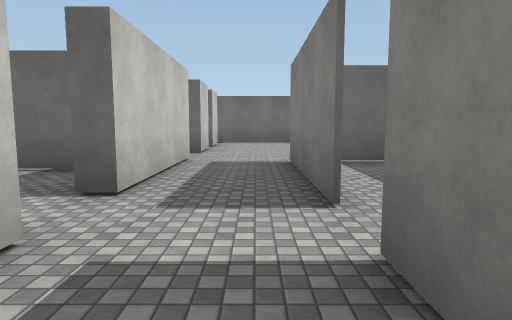
view 1 (above)

24 first-person views from a walk through a scene from a Unity 3-D project. The camera is 1.5 m above the floor, tilts 6° down and sees 75° across. The floor is counted in squares, 2.22 m on a side. Each view is taken from the middle of a square. On the plan, view 1 faces up. The plan holds only what a view shows up to about 10 squares ahead; the rest is blank. The place goes on beyond the plan. The player character is not drawn. Surface patterns are stand-ins for the level's own textures.

view 2
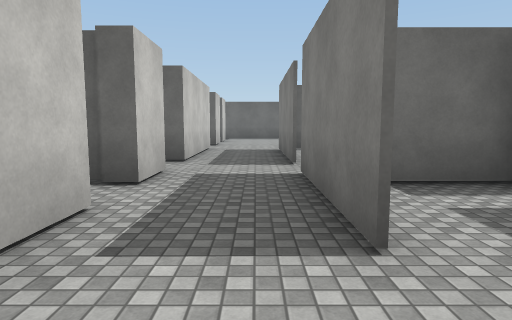

view 3
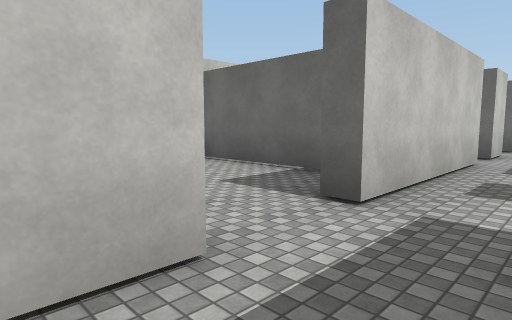

view 4
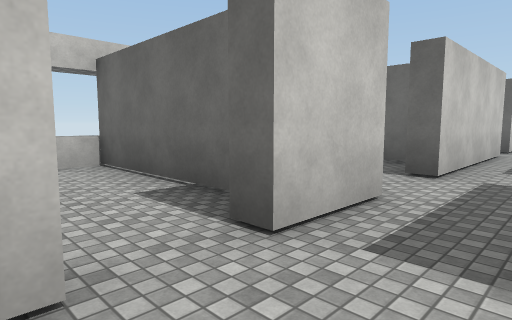

view 5
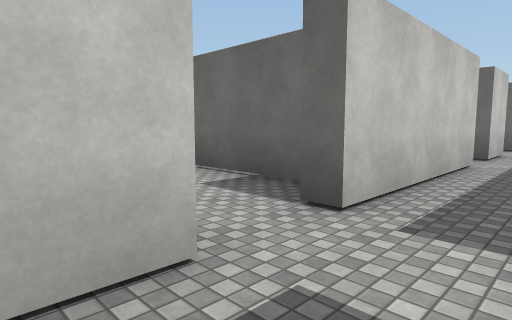

view 6
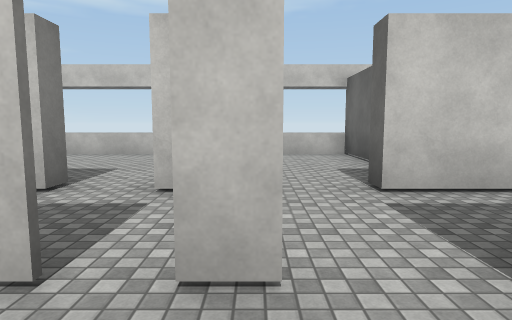

view 7
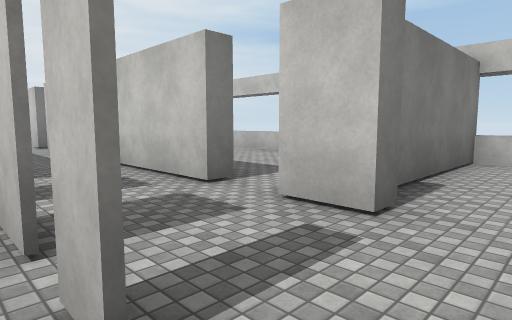

view 8
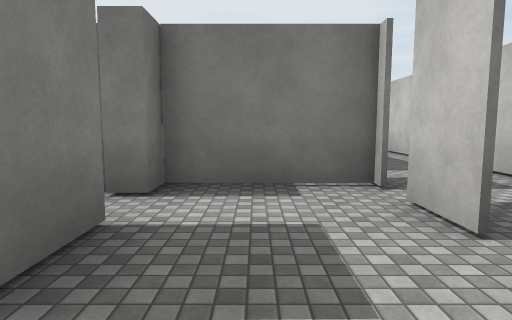

view 9
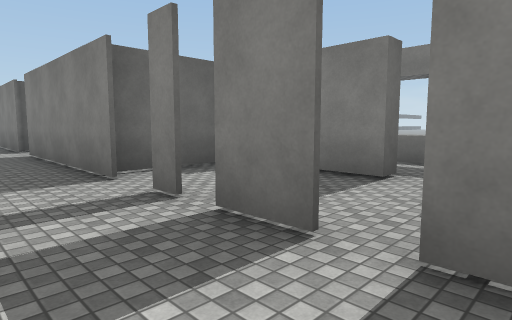

view 10
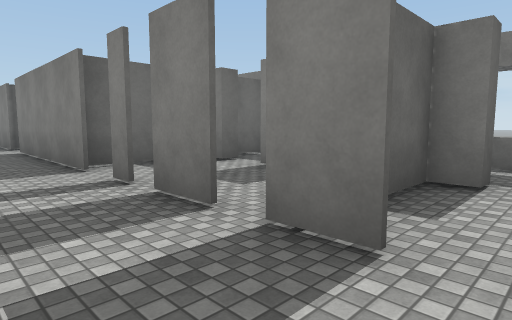

view 11
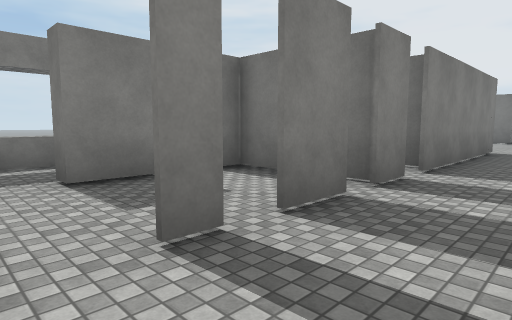

view 12
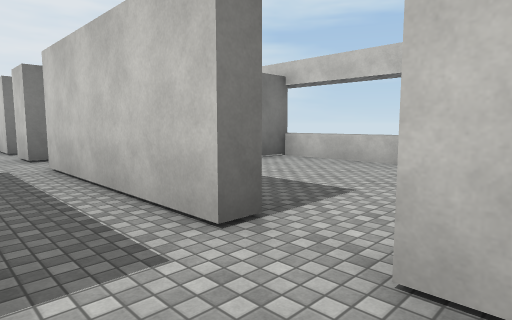

view 13
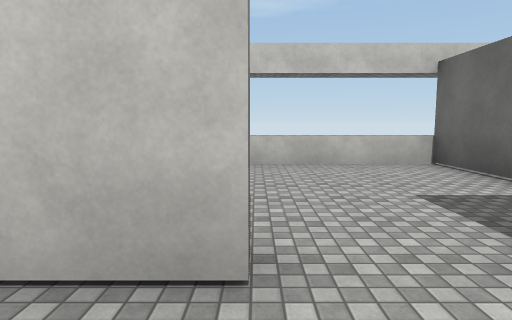

view 14
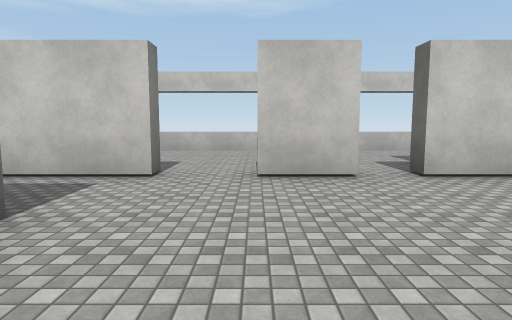

view 15
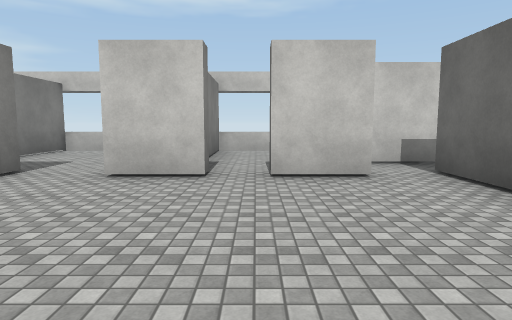

view 16
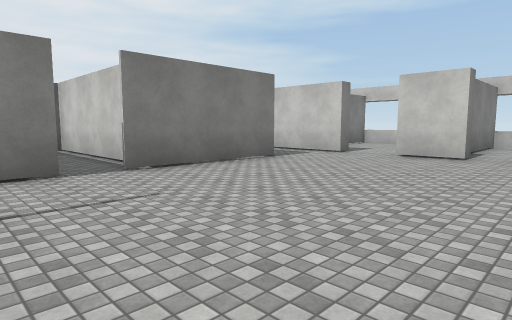

view 17
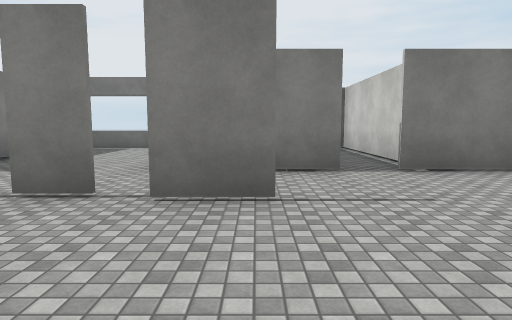

view 18
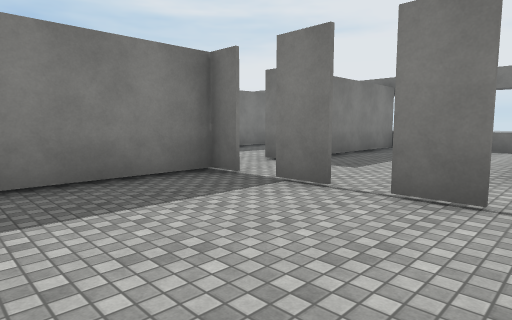

view 19
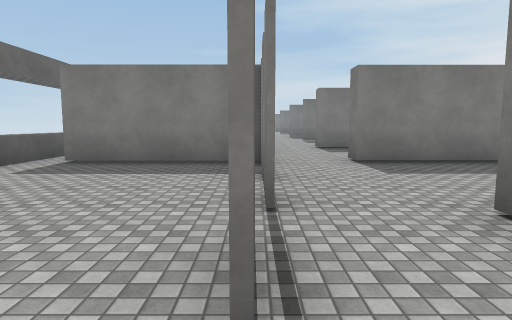

view 20
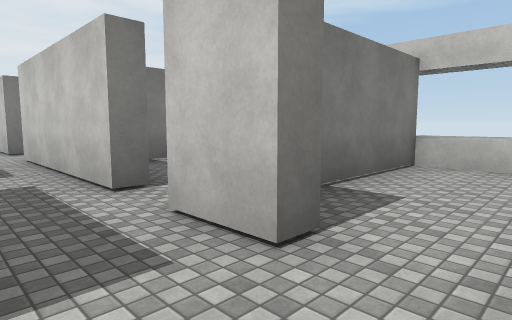

view 21
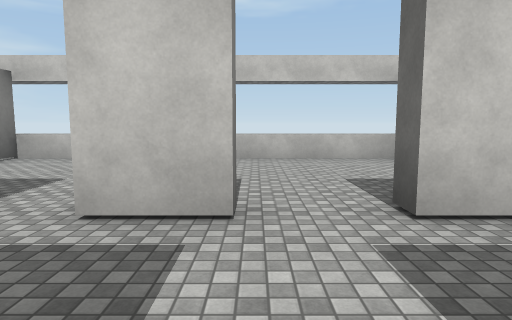

view 22
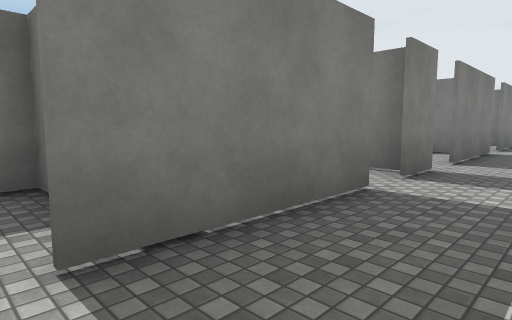

view 23
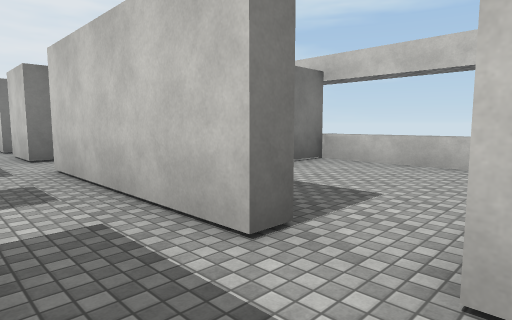

view 24
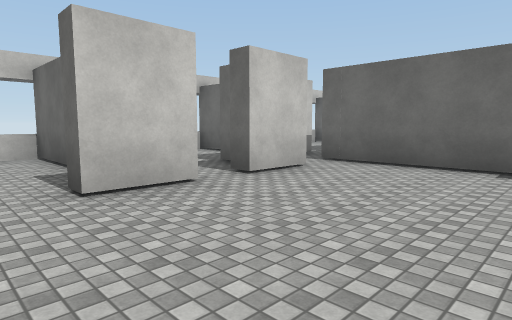

### Floor plan
Key: @ floor where view 1 was taken; # wall or solid block; x gap in a wall; . floor; ^ raised ledge.
Columns run from 6 left of view 1 to 15 right of it. Each row starts with its distance up from view 1.
 14    #
 13 ^#######
 12 ^..#....        ^^^
 11 ^..##............#
 10 ^................#
  9 #####............#
  8 ^...........#xx#.#x
  7 ^.....................
  6 ^...#..#######...#...#
  5 ^####..#.#    ...# ..#
  4 ^...#..#.#    ...#
  3 ^......#.#    ...#
  2 ^........#    ...#
  1 ^####..###    ^^^^
  0 ^.....@#..
 -1 ^...#..#.
 -2 ^...#...
 -3 ^####..#
 -4 ^...#...
 -5 ^......#
 -6 ^......#
 -7 ^####..##
 -8 ^.......
 -9 ^...#..#
-10 ^...#..#
-11 ^...#..#
-12 ^####..####^
-13 ^........#.
-14 ^......#.x.^
-15  ####..#.#.^
-16 ^.........
-17 ^...#..####^
-18 ^...#..#
-19 ^.. #..#
-20 ^.  #..#
-21     #..#

Positions as (right, up) in squares from view 1, and headings:
1: (0, 0), facing up
2: (0, -3), facing up
3: (0, -7), facing up-left
4: (0, -9), facing up-left
5: (0, -15), facing up-left
6: (2, -14), facing left
7: (1, -13), facing down-left
8: (2, -13), facing down
9: (-1, -17), facing up-right
10: (-1, -18), facing up-right
11: (-1, -13), facing down-right
12: (0, -7), facing down-left
13: (0, -6), facing left
14: (3, 8), facing left
15: (3, 10), facing left
16: (6, 11), facing down-left
17: (6, 11), facing down
18: (7, 11), facing down-right
19: (5, 8), facing right
20: (0, 3), facing down-left
21: (1, 2), facing left
22: (-1, 2), facing down-right
23: (0, 1), facing down-left
24: (2, 7), facing up-left
